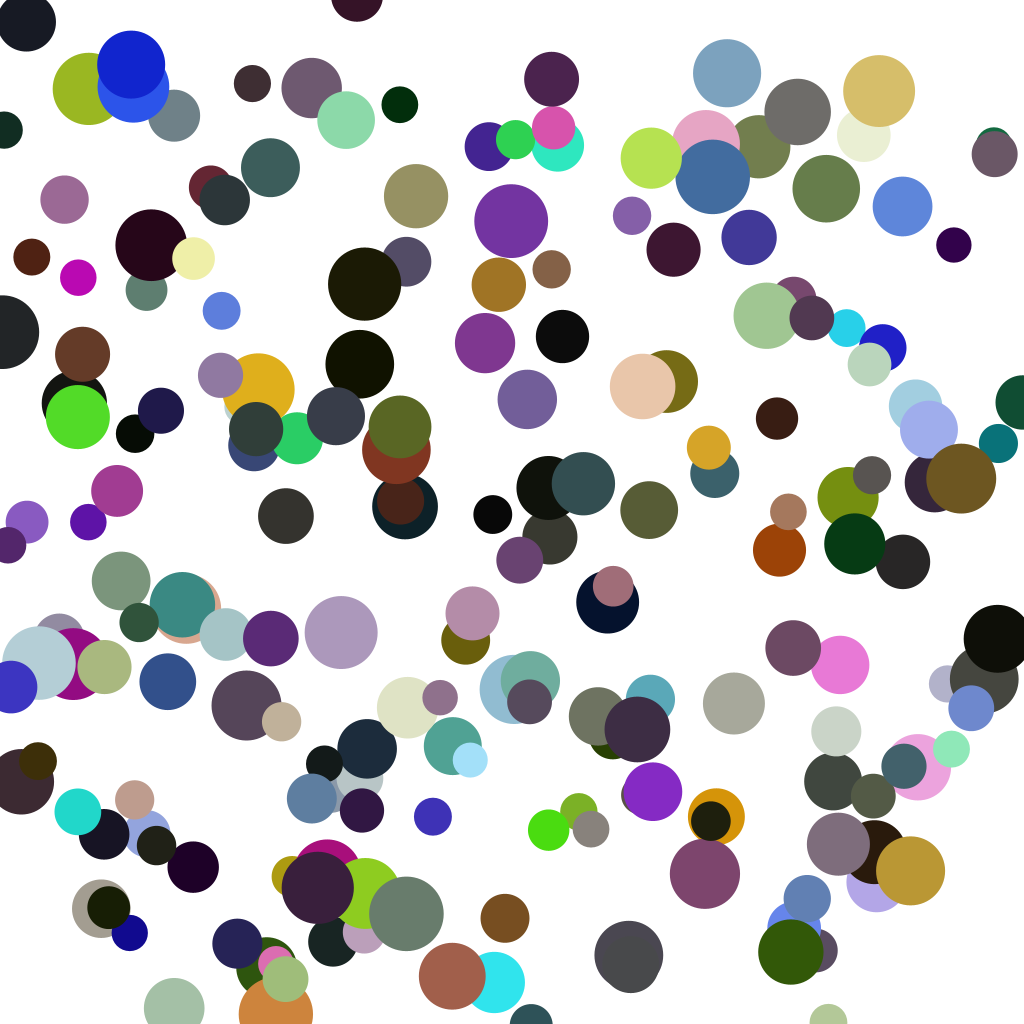
Frame 1 (no input)
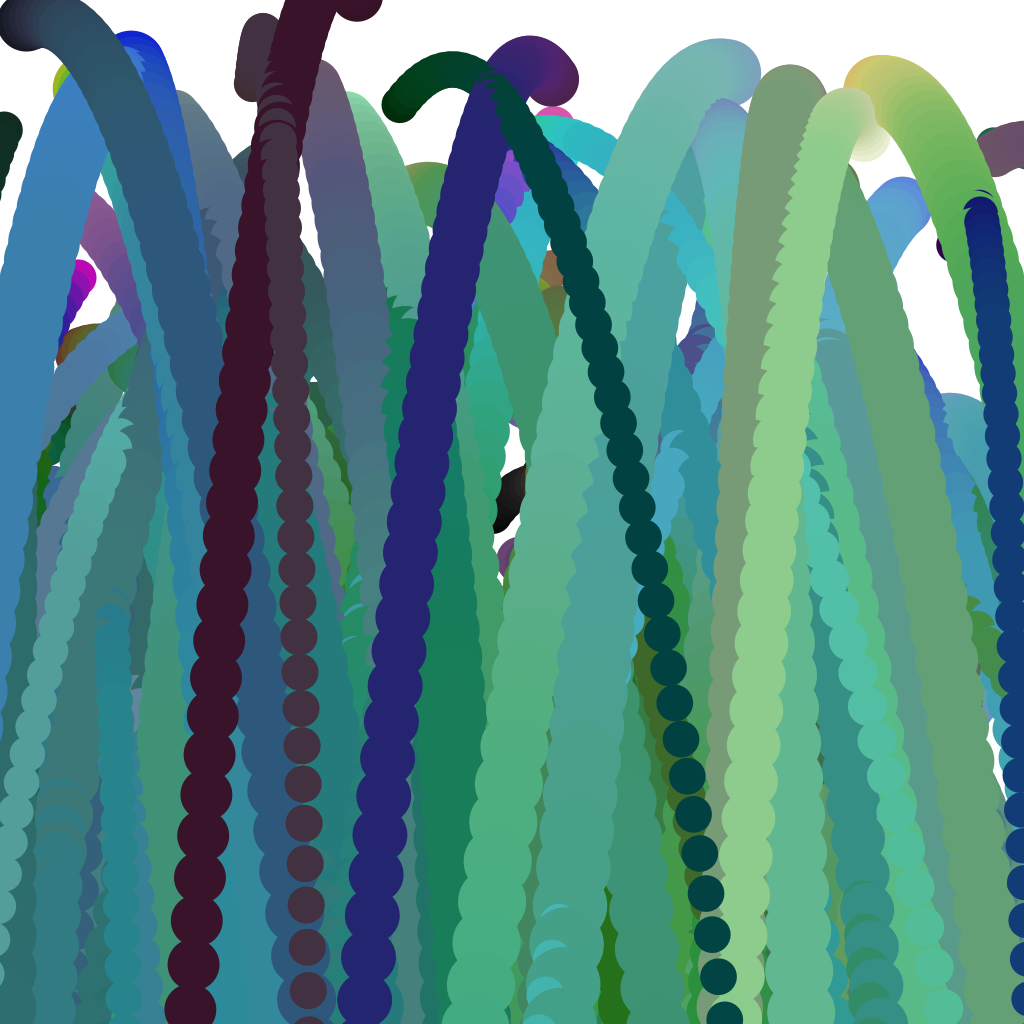
Frame 60 (the mouse pressed at the canvas centre just before this capture)
Frame 120 (the mouse held since frame 60 and released just before this capture): identical to frame 60, image omitted

The Processing sketch that drew these frames (run headless with seeded random() and noise(); from frame 60 on, the mouse is pressed at the canvas centre):

// Processing sketch: lecture_241205c_collisions
// ── lecture_241205c_collisions.pde
Particle[] p;

void setup(){
  size(1024, 1024);
  p = new Particle[200];
  
  for(int i = 0; i < p.length; i++){
    p[i] = new Particle();
  }
  background(#ffffff);
}

void draw(){
  for(int i = 0; i < p.length; i++){    
    p[i].update();
    
    // check for collisions
    for(int j = 0; j < p.length; j++){
      if(i == j) continue;
      
      // when we collide, blend the two colors together
      if(p[i].isColliding(p[j])){
        color originalColor = p[i].c;
        p[i].c = lerpColor(p[i].c, p[j].c, 0.01);
        p[j].c = lerpColor(p[j].c, originalColor, 0.01);
        
        
      }
    }
    
    p[i].display();
  }
}

// ── particle.pde
class Particle{
  PVector pos, vel, acc;
  float size;
  color c;
  
  Particle(){
    size = random(35, 75);
    pos = new PVector(random(width), random(height));
    vel = PVector.random2D().mult(400 / size);
    acc = new PVector(0, 1);
    
    colorMode(HSB, 1, 1, 1);
    c = color(random(1), random(1), random(1));
  }
  
  boolean isColliding(Particle p){
    return dist(pos.x, pos.y, p.pos.x, p.pos.y) < size + p.size;
  }
  
  void update(){
    pos.add(vel);
    vel.add(acc);
  }
  
  void display(){
    fill(c);
    noStroke();
    circle(pos.x, pos.y, size);
  }
  
}
